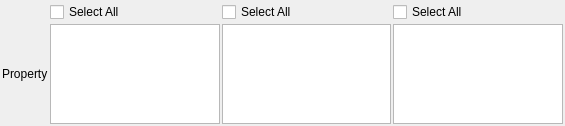
<?xml version="1.0" encoding="UTF-8"?>
<ui version="4.0">
 <class>DataContainerArrayProxyWidget</class>
 <widget class="QFrame" name="DataContainerArrayProxyWidget">
  <property name="geometry">
   <rect>
    <x>0</x>
    <y>0</y>
    <width>565</width>
    <height>126</height>
   </rect>
  </property>
  <layout class="QGridLayout" name="gridLayout">
   <property name="leftMargin">
    <number>2</number>
   </property>
   <property name="topMargin">
    <number>2</number>
   </property>
   <property name="rightMargin">
    <number>2</number>
   </property>
   <property name="bottomMargin">
    <number>2</number>
   </property>
   <property name="spacing">
    <number>2</number>
   </property>
   <item row="1" column="0">
    <widget class="QLabel" name="label">
     <property name="text">
      <string>Property</string>
     </property>
    </widget>
   </item>
   <item row="1" column="2">
    <widget class="QListWidget" name="attributeMatrixList">
     <property name="sizePolicy">
      <sizepolicy hsizetype="Expanding" vsizetype="Preferred">
       <horstretch>0</horstretch>
       <verstretch>0</verstretch>
      </sizepolicy>
     </property>
     <property name="editTriggers">
      <set>QAbstractItemView::NoEditTriggers</set>
     </property>
    </widget>
   </item>
   <item row="1" column="3">
    <widget class="QListWidget" name="dataArrayList">
     <property name="sizePolicy">
      <sizepolicy hsizetype="Expanding" vsizetype="Preferred">
       <horstretch>0</horstretch>
       <verstretch>0</verstretch>
      </sizepolicy>
     </property>
     <property name="editTriggers">
      <set>QAbstractItemView::NoEditTriggers</set>
     </property>
    </widget>
   </item>
   <item row="1" column="1">
    <widget class="QListWidget" name="dataContainerList">
     <property name="sizePolicy">
      <sizepolicy hsizetype="Expanding" vsizetype="Preferred">
       <horstretch>0</horstretch>
       <verstretch>0</verstretch>
      </sizepolicy>
     </property>
     <property name="editTriggers">
      <set>QAbstractItemView::NoEditTriggers</set>
     </property>
    </widget>
   </item>
   <item row="0" column="1">
    <widget class="QCheckBox" name="selectAllDataContainer">
     <property name="text">
      <string>Select All</string>
     </property>
     <property name="tristate">
      <bool>true</bool>
     </property>
    </widget>
   </item>
   <item row="0" column="2">
    <widget class="QCheckBox" name="selectAllAttributeMatrix">
     <property name="text">
      <string>Select All</string>
     </property>
     <property name="tristate">
      <bool>true</bool>
     </property>
    </widget>
   </item>
   <item row="0" column="3">
    <widget class="QCheckBox" name="selectAllDataArray">
     <property name="text">
      <string>Select All</string>
     </property>
     <property name="tristate">
      <bool>true</bool>
     </property>
    </widget>
   </item>
  </layout>
 </widget>
 <resources/>
 <connections/>
</ui>
